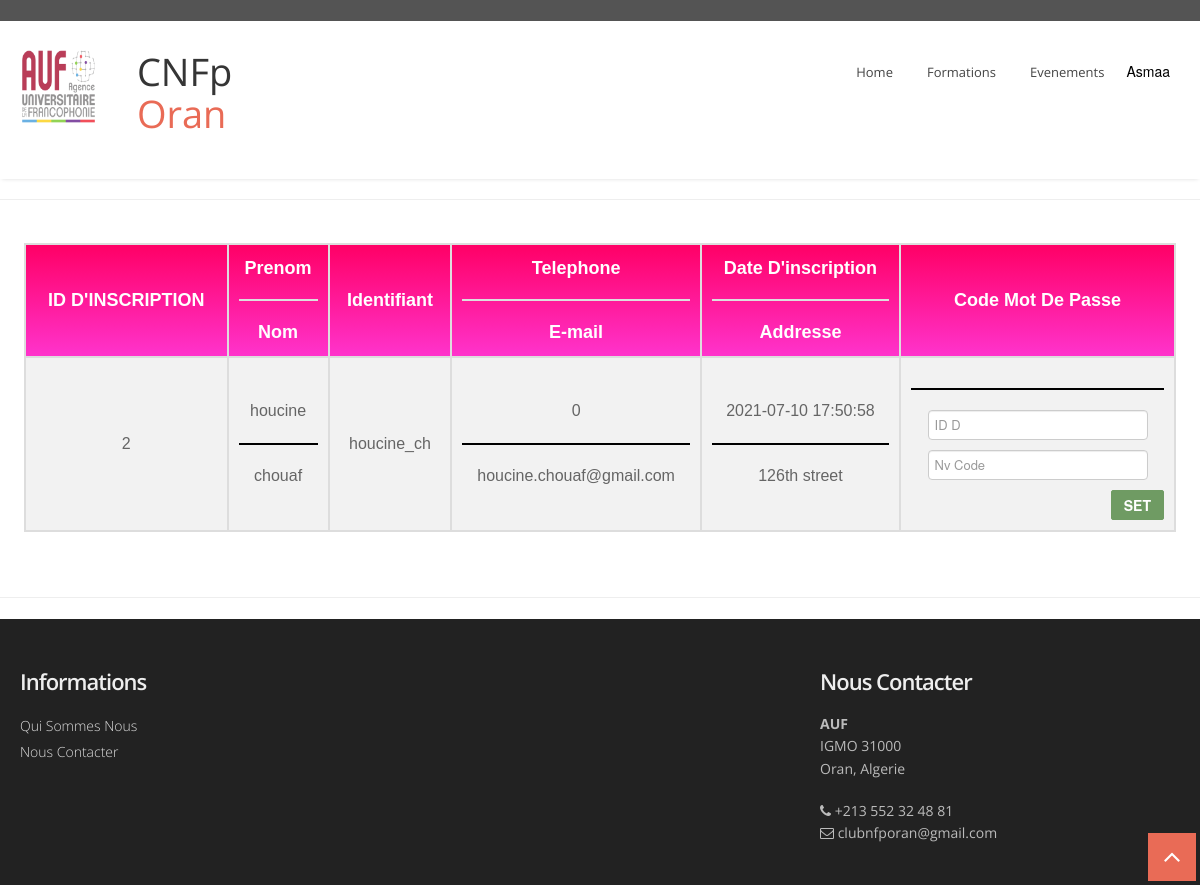
The page /AUF/admin_view_client_profile.php (signed in) on the database its author committed.
### tables this page shows
CREATE TABLE `formateur_signup` (
  `signup_id` int(20) NOT NULL,
  `firstname` varchar(25) NOT NULL,
  `lastname` varchar(25) NOT NULL,
  `username` varchar(25) NOT NULL,
  `phone` varchar(25) NOT NULL,
  `email` varchar(30) NOT NULL,
  `password` varchar(30) NOT NULL,
  `reg_time` datetime NOT NULL DEFAULT current_timestamp(),
  `address` varchar(40) NOT NULL,
  `pass_re_code` varchar(6) DEFAULT NULL,
  `id_content` int(11) NOT NULL,
  `state` varchar(100) NOT NULL
);

CREATE TABLE `client_signup` (
  `signup_id` int(120) NOT NULL,
  `firstname` varchar(120) NOT NULL,
  `lastname` varchar(120) NOT NULL,
  `username` varchar(120) NOT NULL,
  `phone` int(120) NOT NULL,
  `email` varchar(120) NOT NULL,
  `password` varchar(120) NOT NULL,
  `reg_time` datetime NOT NULL DEFAULT current_timestamp(),
  `address` varchar(120) NOT NULL,
  `pass_re_code` varchar(120) DEFAULT NULL,
  `id_content` int(120) NOT NULL,
  `state` varchar(120) NOT NULL
);

### AUF/admin_view_client_profile.php (the view, shortened to what this page needs)
<!DOCTYPE html>
<html lang="en">
<head>
</head>
<body>
  <?php
   include 'menu.php' ;
  ?>
      <hr/>
       <br />
      <table id="client_profile">
        <tr>
          <th>ID D'INSCRIPTION</th>
          <th>Prenom <hr style="height:2px;border-width:0;color:black;background-color:#ddd">Nom
          </th>
          <th>Identifiant</th>
          <th>Telephone <hr style="height:2px;border-width:0;color:black;background-color:#ddd">E-mail
          </th>
          <th>Date D'inscription<hr style="height:2px;border-width:0;color:black;background-color:#ddd">Addresse
          </th>
          <th>Code Mot De Passe</th>
        </tr>
    <?php
      $conn = mysqli_connect("localhost","root","","AUF");
      $sql = "SELECT * FROM client_signup ";
      if ($result = mysqli_query($conn, $sql))
      {
           while ($row = mysqli_fetch_assoc($result))
          {
             if(isset($_SESSION['user_name']))
            {
                echo "
                 <tr>
                  <td>".$row['signup_id']."</td>
                  <td> ".$row['firstname']." <hr style='height:2px;border-width:0;color:black;background-color:black'>
                         ".$row['lastname']."
                  </td>
                  <td>".$row['username']."</td>
                  <td> ".$row['phone']." <hr style='height:2px;border-width:0;color:black;background-color:black'>
                  ".$row['email']."
                  </td>
                  <td> ".$row['reg_time']." <hr style='height:2px;border-width:0;color:black;background-color:black'>
                  ".$row['address']."
                  </td>
                  <td> ".$row['pass_re_code']." <hr style='height:2px;border-width:0;color:black;background-color:black'>
                  <form method='post' action='admin_view_client_profile.php'>
                          <input type='text' placeholder='ID D'inscr' name='sign_id'> <br />
                          <input type='text' placeholder='Nv Code' name='new_code'> <br />
                          <button class='btn btn-success pull-right' type='submit' name='done' >SET</button>
                  </form>
                  </td>
                </tr> " ;
        }
      }
    }
        else "ERROR OCCURED" ;
  ?>
    </table>
        <br />
      <br />
    <hr/>
   <?php include 'footer.php'?>
 </body>

### AUF/menu.php (shortened to what this page needs)
 <head>
  <link href="css/bootstrap.css" rel="stylesheet" />
  <link href="css/bootstrap-responsive.css" rel="stylesheet" />
  <link href="css/flexslider.css" rel="stylesheet" />
  <link href="css/prettyPhoto.css" rel="stylesheet" />
  <link href="css/camera.css" rel="stylesheet" />
  <link href="css/jquery.bxslider.css" rel="stylesheet" />
  <link href="css/style.css" rel="stylesheet" />
  <link href="css/menubar.css" rel="stylesheet" />
  <link href="color/default.css" rel="stylesheet" />
</head>
<body>
<div id="wrapper">
  <header>
    <div class="top">
      <div class="container">
        <div class="row">
          <div class="span6">
          </div>
     <div class="span6">
      </div>
        </div>
      </div>
    </div>
    <div class="container">
      <div class="row nomargin">
        <div class="span3">
           <div class="logo-image" id="logo">
              <a href="index.php"><img src="img/logo/logo.png" class="img-fluid" /></a>
            </div>
 <h1 class="animated fadeInDown" size="30px">&nbsp;&nbsp;&nbsp;&nbsp;CNFp<span class="colored"> &nbsp;&nbsp;&nbsp;&nbsp;Oran</span></h1>
        </div>
        <div class="span9">
          <div class="navbar navbar-static-top">
            <div class="navigation">
              <nav>
                <ul class="nav topnav">
                 <li><a class ="btn btn-large btn-primary" href="index.php">Home</a></li>
                 <li><a class ="btn btn-large btn-primary" href="formation.php">Formations</a></li>
                 <li><a class ="btn btn-large btn-primary" href="event.php">Evenements</a></li>
             <?php
                  if(isset($_SESSION['user_name']))
                 {
             ?>
           <div class="dropdown">
             <button class="dropbtn">
    <?php
      $use = $_SESSION['user_name'];
      $conn = mysqli_connect("localhost","root","","AUF");
      $sql_formateur = "SELECT * FROM formateur_signup WHERE username='$use'";
         if($result = mysqli_query($conn,$sql_formateur))
         {
              while ($row = $result->fetch_assoc())
             {
                   $firstname = $row["firstname"];
                   echo '<tr>
                           <td>'.$firstname.'</td>
                         </tr>';
                   echo"
                       </button>
                       <div class='dropdown-content'>
                       <a href='f_profile.php'>My Profile</a>
                       <hr><a href='f_logout.php' class='w3-bar-item w3-button w-3-padding-10px'>Logout</a></hr>
                       </div> " ;
                  }
            }
    ?>
 <?php
 }
?>
                </ul>
              </nav>
            </div>
          </div>
        </div>
      </div>
    </div>
  </header>
</body>

### AUF/css/style.css (style rules this page uses)
body { font-family: 'Open Sans', sans-serif; font-size: 14px; font-weight: 400; line-height: 1.6em; color: #656565; }
a { color: #4b5056; }
.bold { font-weight: 900; }
#logo { font-size: 20px; font-weight: bold; font-family: sans-serif; font-stretch: semi-condensed; text-shadow: 3px darkblue; }
.container { padding: 0 20px 0 20px; position: relative; }
#wrapper { width: 100%; margin: 0; padding: 0; }
.row { margin-bottom: 30px; }
.row.nomargin { margin-bottom: 0; }
header { background: #fff; margin: 0; padding: 0 0 20px; position: relative; z-index: 2000; -webkit-box-shadow: 0 2px 4px -2px #ddd; -moz-box-shadow: 0 2px 4px -2px #ddd; box-shadow: 0 2px 4px -2px #ddd; }
header .top { padding: 10px 0 10px; margin: 0 0 30px; background: #545454; }
header .top .row { margin-bottom: 0; }
header .navigation { float: right; }
header ul.nav li { border: none; margin: 0; }
header ul.nav li a { border: none; font-weight: 400; }
.navbar .nav>li>a { font-size: 13px; color: #444; text-shadow: none; }

### AUF/color/default.css (style rules this page uses)
h1 span.colored, h2 span.colored,h3 span.colored,h4 span.colored,h5 span.colored,h6 span.colored { color:#e96b56; }

### AUF/css/overwrite.css (style rules this page uses)
h1, h2, h3, h4, h5, h6 { font-family:'Open Sans', sans-serif; color:#353535; font-weight:400; line-height:1.1em; margin-top:0; }
h1 { font-size:38px; margin-bottom:24px; }
select, textarea, input[type="text"], input[type="password"], input[type="datetime"], input[type="datetime-local"], input[type="date"], input[type="month"], input[type="time"], input[type="week"], input[type="number"], input[type="email"], input[type="url"], input[type="search"], input[type="tel"], input[type="color"], .uneditable-input { font-size: 13px; }
ul, ol { padding: 0; margin: 0 0 10px 25px; }
li { line-height: 1.6em; }
.btn { font-size: 14px; font-weight:600; text-shadow: none; background-image:none; border-color: none; border-bottom-color: none; -webkit-box-shadow: none; -moz-box-shadow: none; box-shadow: none; }
.btn { outline:0; -webkit-border-radius: 2px; -moz-border-radius: 2px; border-radius: 2px; }
a.btn,.btn:focus { outline:0; }
.btn-large { font-size: 22px; padding: 18px 30px; font-weight:700; -webkit-border-radius: 6px; -moz-border-radius: 6px; border-radius: 6px; }
.btn-primary { outline:0; background: #36739D; border-color:#36739D; }
.btn-success { background: #6F9B63; border-color:#6F9B63; }
.navbar .nav { border-right:none; border-left:none; }
.navbar .nav > li > a { float: none; font-size:13px; margin-left:10px; margin-right:0; text-decoration: none; text-shadow: none; border-right:none; border-left:none; color: #fff; border:2px solid transparent; padding:4px 10px 4px 10px; background-image: none; background: none; }

### AUF/admin_view_client_profile.php (style rules this page uses)
#client_profile { font-family: "Trebuchet MS", Arial, Helvetica, sans-serif ; border-collapse: collapse ; width: 96%; margin-left:auto ; margin-right:auto; }
#client_profile td, #client_profile th { border: 2px solid #ddd ; padding: 10px; font-size : 16px; text-align: center; }
#client_profile tr:nth-child(even) { background-color: #f2f2f2; }
#client_profile th { padding-top: 12px; padding-bottom: 12px; text-align: center; font-size : 18px; background: linear-gradient(to bottom, #ff0066 0%, #ff33cc 100%); color: white; }

### AUF/menu.php (style rules this page uses)
.logo-image { width: 110px; height: 110px; overflow: hidden; margin-top: -4px; opacity: 0.8; }
.span3 { display: flex; align-items: center; }
.dropbtn { background-color: white; color: black; padding: 10px; font-size: 14px; border: none; }
.dropdown { position: relative; display: inline-block; }

### rows shown on the page
formateur_signup: firstname "Asmaa"
client_signup: signup_id "2", firstname "houcine", lastname "chouaf", username "houcine_ch", phone "0", email "houcine.chouaf@gmail.com", reg_time "2021-07-10 17:50:58", address "126th street"
